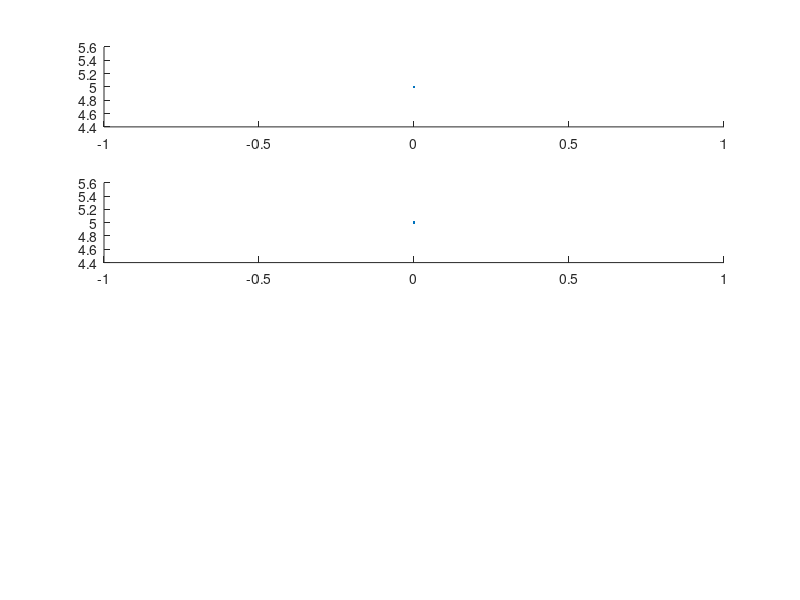

This chart was generated by the following MATLAB code: (Note: this script raises an error after producing the figure.)
% Euler Tutorial 9 script
t0 = 0;
tmax = 0.04;
h = 0.01;
iter  = 1;
itermax = 100;
xiter = zeros(2,itermax);
fxiter = zeros(2,itermax);
titer = zeros(1,itermax);
t = t0;
xiter(:,iter) = [5;5];
figure
while t<=tmax
    subplot(4,1,1)
    hold on
    plot(t,xiter(1,iter),'Marker','.','MarkerSize',6);
    drawnow
    subplot(4,1,2)
    hold on
    plot(t,xiter(2,iter),'Marker','.','MarkerSize',6);
    drawnow
    xiter(:,iter+1) = xiter(:,iter) + h*EulerTutorial9(xiter(:,iter));
    titer(iter+1) = titer(iter)+h;
    t = titer(iter+1);    
    iter = iter+1;
end

[tout,yout] = ode45(@Tutorial9ode,[t0,tmax],xiter(:,1));
subplot(4,1,3);
plot(tout,yout(:,1),'Marker','.','MarkerSize',6);
subplot(4,1,4);
plot(tout,yout(:,2),'Marker','.','MarkerSize',6);